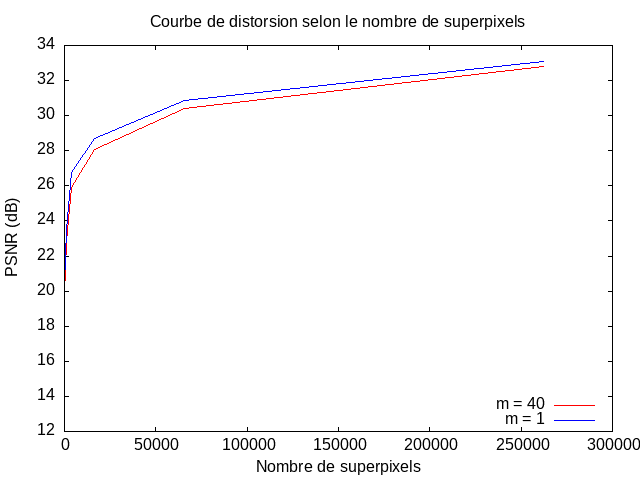

Reproduce this figure in gnuplot.
set terminal png
set output 'psnr.png'
set title "Courbe de distorsion selon le nombre de superpixels"
set xlabel "Nombre de superpixels"
set ylabel "PSNR (dB)"
set key fixed right bottom
set key nobox
plot 'out/test40.dat' with lines title "m = 40" lt rgb 'red', \
'out/test1.dat' with lines title "m = 1" lt rgb 'blue'
